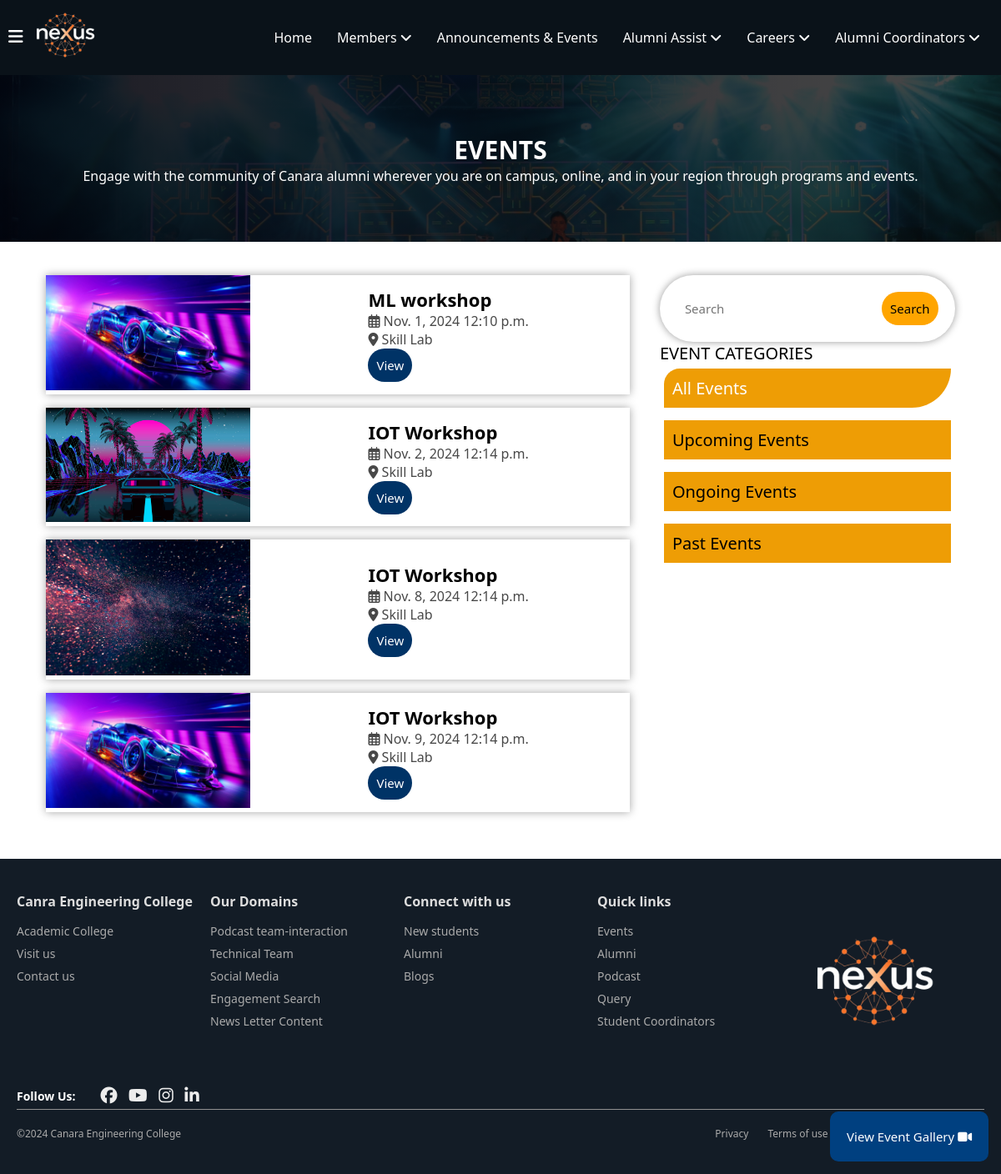
Before: /events/events/ with the older database file.
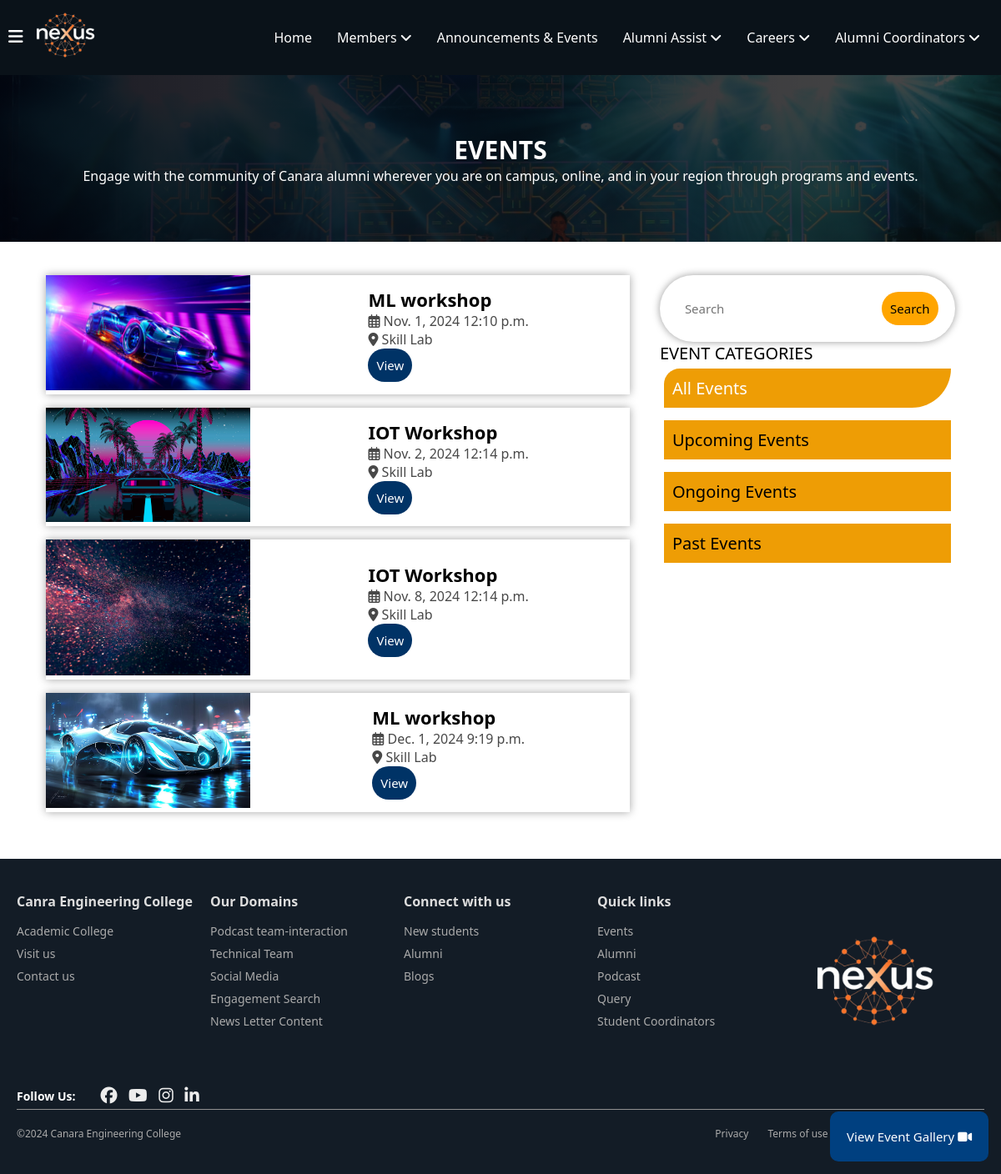
After: the same page with the newer database file.
### events_cec/models.py (models this page shows, shortened)
class Event(models.Model):
    event_id = models.AutoField(primary_key=True)
    event_title = models.CharField(max_length=200)
    description = models.TextField()
    date = models.DateField()
    time = models.TimeField(null=True, blank=True)  # New time field
    location = models.CharField(max_length=200)
    poster = models.ImageField(upload_to='event_posters/', blank=True, null=True)

### events_cec/views.py (the view)
# urls.py: path('events/', views.event_list, name='event_list'),
def event_list(request):
    all_events = Event.objects.all()  # Fetch all events
    event_type = request.GET.get('event_type')  # Get the selected event type from the request
    search_query = request.GET.get('search')  # Get the search query
    now = timezone.now()
    current_date = now.date()
    current_time = now.time()
    if event_type == 'upcoming':
        all_events = all_events.filter(date__gt=now).order_by('date')
    elif event_type == 'ongoing':
        all_events = all_events.filter(
            date=current_date,
            time__gte=current_time
        ).order_by('time')
    elif event_type == 'past':
        all_events = all_events.filter(date__lt=current_date).order_by('-date')
    if search_query:
        all_events = all_events.filter(event_title__icontains=search_query)
    context = {
        'all_events': all_events,  # Pass the filtered events to the template
        'search_query': search_query,  # Include search query for maintaining input value
    }
    return render(request, 'events_cec/announcement.html', context)

### events_cec/templates/events_cec/announcement.html (shortened to what this page needs)
{% extends 'home/layout.html' %}
{% load static %}
{% block extra_head %}
<link rel="stylesheet" href="{% static 'events_cec/announcement.css' %}">
{% endblock %}
{% block content %}
<div class="heading">
    <Strong>EVENTS</Strong>
        <p>Engage with the community of Canara alumni wherever you are on campus, online, and in your region through programs and events.</p>
</div>
<div class="event-container">
    <div class="event-cards">
    {% if all_events %}
        {% for event in all_events %}
            <div class="card">
                <div class="poster">
                    {% if event.poster %}
                    <img src="{{ event.poster.url }}" alt="{{ event.event_title }}">
                    {% endif %}
                </div>
                <div class="detail">
                    <strong>{{ event.event_title }}</strong>
                    <p><i class="fa-regular fa-calendar-days"></i> {{ event.date }} {{ event.time }}</p>
                    <p><i class="fa-solid fa-location-dot"></i> {{ event.location }}</p>
                    <a href="{% url 'event_detail' event.event_id %}">
                        <button type="button">View</button>
                    </a>
                </div>
            </div>
            {% endfor %}
            {% else %}
            <p>No events available.</p>
            {% endif %}
        </div>
    <div class="filters">
        <form method="GET" action="{% url 'event_list' %}" id="event-filter-form">
            <div class="search">
                <input type="text" name="search" id="event_search" placeholder="Search" required>
                <button type="submit">Search</button>
            </div>
            <div class="categories">
                <p>EVENT CATEGORIES</p>
                <div class="category-list">
                    <p class="category-item active" data-event-type="">All Events</p>
                    <p class="category-item" data-event-type="upcoming">Upcoming Events</p>
                    <p class="category-item" data-event-type="ongoing">Ongoing Events</p>
                    <p class="category-item" data-event-type="past">Past Events</p>
                </div>
            </div>
        </form>
    </div>
</div>
    <div class="eventbtn">
        <button>View Event Gallery <i class="fa-solid fa-video"></i></button>
    </div>
</body>
{% endblock %}

### home/templates/home/layout.html (shortened to what this page needs)
{% load static %}
<!DOCTYPE html>
<html lang="en">
<head>
    <link rel="stylesheet" href="{% static 'home/navbar.css' %}">
    {% block extra_head %}
    {% endblock %}
</head>
<body>
    <header>
        <nav>
            <div class="left">
                <div class="menu" id="menuBtn" onclick="toggleSidebar()">
                    <i class="fa-solid fa-bars"></i>
                </div>
                <div class="logo">
                    <img src="{% static 'home/assets/Nexus_logo-removebg-preview-1.png'%}" alt="nexus logo" class="nav-logo">
                </div>
            </div>
            <div class="nav-ele" id="navEle">
                <ul>
                    <li><a href="{% url 'home'%}">Home</a></li>
                    <li class="dropdown">
                        Members <i class="fa fa-angle-down"></i>
                    </li>
                    <li><a href="{% url 'event_list' %}">Announcements & Events</a> </li>
                    <li class="dropdown">
                        Alumni Assist <i class="fa fa-angle-down"></i>
                    </li>
                    <li class="dropdown">
                        Careers <i class="fa fa-angle-down"></i>
                    </li>
                    <li class="dropdown">
                        Alumni Coordinators <i class="fa fa-angle-down"></i>
                    </li>
                </ul>
            </div>
        </nav>
    </header>
        {% block content %}
        {% endblock %}
    <footer class="footer">
        <div class="container">
            <div class="footer-columns">
                <div class="column">
                    <h5>Canra Engineering College</h5>
                    <ul>
                        <li><a href="https://www.canaraengineering.in">Academic College</a></li>
                        <li><a href="https://www.canaraengineering.in">Visit us</a></li>
                        <li><a href="">Contact us</a></li>
                    </ul>
                </div>
                <div class="column">
                    <h5>Our Domains</h5>
                    <ul>
                        <li><a href="#">Podcast team-interaction</a></li>
                        <li><a href="#">Technical Team</a></li>
                        <li><a href="#">Social Media</a></li>
                        <li><a href="#">Engagement Search</a></li>
                        <li><a href="#">News Letter Content</a></li>
                    </ul>
                </div>
                <div class="column">
                    <h5>Connect with us</h5>
                    <ul>
                        <li><a href="#">New students</a></li>
                        <li><a href="#">Alumni</a></li>
                        <li><a href="#">Blogs</a></li>
                    </ul>
                </div>
                <div class="column">
                    <h5>Quick links</h5>
                    <ul>
                        <li><a href="#">Events</a></li>
                        <li><a href="#">Alumni</a></li>
                        <li><a href="#">Podcast</a></li>
                        <li><a href="#">Query</a></li>
                        <li><a href="#">Student Coordinators</a></li>
                    </ul>
                </div>
                <div class="column foot-logo">
                    <img src="{% static 'home/assets/Nexus_logo-removebg-preview.png'%}" alt="Nexus Logo">
                </div>
            </div>
            <div class="footer-icons">
                <strong>Follow Us: </strong>
                <div class="social-icons">
                    <i class="fa-brands fa-facebook"></i>
                    <i class="fa-brands fa-youtube"></i>
                    <i class="fa-brands fa-instagram"></i>
                    <i class="fa-brands fa-linkedin-in"></i>
                </div>
            </div>
            <div class="footer-bottom">
                <p>&copy;2024 Canara Engineering College</p>
                <div class="footer-links">
                    <a href="#">Privacy</a>
                    <a href="#">Terms of use</a>
                    <a href="#">Cookies</a>
                    <a href="#">Nexus Web Team</a>
                </div>
            </div>
        </div>
    </footer>
</body>
</html>

### home/static/home/navbar.css (style rules this page uses)
* { margin: 0; padding: 0; box-sizing: border-box; font-family: 'Segoe UI', Tahoma, Geneva, Verdana, sans-serif; }
a { text-decoration: none; color: white; }
header { background-color: #0a1219; color: white; padding: 5px ; position: sticky; top: 0; left: 0; width: 100%; z-index: 1000; }
header nav { display: flex; justify-content: space-between; align-items: center; flex-wrap: wrap; padding: 5px; width: 100%; }
header nav .left { display: flex; align-items: center; }
nav .left .logo img { width: 100px; height: auto; }
.menu i { cursor: pointer; font-size: 20px; }
.nav-ele ul { list-style: none; margin: 0; padding: 0; display: flex; }
.nav-ele li { padding: 10px 15px; cursor: pointer; position: relative; }
nav ul li a { text-decoration: none; color: white; }
.footer { background-color: #131c26; color: white; padding: 40px 20px; font-size: 14px; z-index: 999; }
.footer .container { max-width: 1200px; margin: 0 auto; }
.footer-columns { display: flex; justify-content: space-between; margin-bottom: 30px; }
.column { flex: 1; }
.column h5 { font-size: 16px; margin-bottom: 15px; color: #ddd; }
.column ul { list-style: none; padding: 0; }
.column ul li { margin-bottom: 8px; }
.column ul li a { color: #aaa; text-decoration: none; font-size: 14px; }
.footer-bottom { display: flex; justify-content: space-between; align-items: center; border-top: 1px solid #919191; padding-top: 20px; font-size: 12px; color: #aaa; }
.footer-bottom p { margin: 0; }
.foot-logo img { max-width: 200px; }
.footer-links a { margin-left: 20px; color: #aaa; text-decoration: none; }
.footer-icons { margin: 5px auto; display: flex; align-items: center; gap: 20px; }
.footer-icons .social-icons i { margin-left: 10px; font-size: 20px; color: #ececec; cursor: pointer; }

### events_cec/static/events_cec/announcement.css (style rules this page uses)
* { margin: 0; border: 0; box-sizing: border-box; }
body { width: 100%; height: 100vh; font-family: Arial, sans-serif; }
.event-container { display: flex; justify-content: space-evenly; padding: 20px; margin: 20px auto; position: relative; }
.event-container .event-cards { width: 100%; max-width: 700px; }
.event-cards .card { display: flex; justify-content: space-between; align-items: center; width: 100%; gap: 20px; max-width: 900px; background-color: white; box-shadow: 0 0 10px rgba(0, 0, 0, 0.361); margin-bottom: 1rem; }
.event-container .card .poster img { width: 100%; max-width: 400px; height: auto; }
.event-container .event-cards .card .detail { display: grid; flex-direction: column; justify-content: center; width: 100%; padding: 10px; }
.event-container .detail p { gap: 20px; color: rgb(72, 72, 72); }
.event-container .card .detail strong { font-size: 22px; width: 100%; }
.event-container .card button { background-color: #003366;color: white; outline: none;border: none; padding: 10px; cursor: pointer; }
.filters .search { background-color: rgb(255, 255, 255); box-shadow: 0 0 10px rgba(0, 0, 0, 0.395); padding: 20px; border-radius: 100px; }
.filters .search input,button { padding: 10px; outline: none; border-radius: 100px; border: none; font-size: 15px; }
.search button { background-color: orange; border: none;outline: none; cursor: pointer; }
.filters .categories { display: block; position: relative; }
.filters .categories p { font-size: 20px; }
.filters .categories .category-list { display: flex; flex-direction: column; gap: 5px; }
.filters .categories .category-list .category-item { margin: 5px; cursor: pointer; padding: 10px; outline: none; background-color: rgb(238, 157, 5); border: none; user-select: none; }
.filters .category-list .active { background-color: #003366; color: rgb(255, 255, 255); border-radius: 20px 0 50px 0; }
.heading { width: 100%; background: url('../../static/assets/CEC Events.jpg'); height: 200px; background-repeat: no-repeat; background-position: center; background-size:cover; position: relative; display: flex; flex-direction: column; justify-content: center; align-items: center; text-align: center; color: white; }
.heading::before { content: ''; position: absolute; top: 0; left: 0; width: 100%; height: 100%; background: linear-gradient(90deg, rgba(0, 0, 10, 0.899), rgba(0, 0, 0, 0.712)); z-index: 1; }
.heading strong { font-size: 30px; color: white; position: relative; z-index: 2; }
.heading p { z-index: 2; }
.eventbtn { padding: 10px; position: fixed; bottom: 5px; right: 5px; }
.eventbtn button { background-color: #004080; padding: 20px; outline: none; border: none; color: white; border-radius: 10px; cursor: pointer; }

Changed rows visible on the page:
removed Event: poster (picture), event_title "IOT Workshop", date "Nov. 9, 2024", time "12:14 p.m.", location "Skill Lab"
added Event: poster (picture), event_title "ML workshop", date "Dec. 1, 2024", time "9:19 p.m.", location "Skill Lab"
